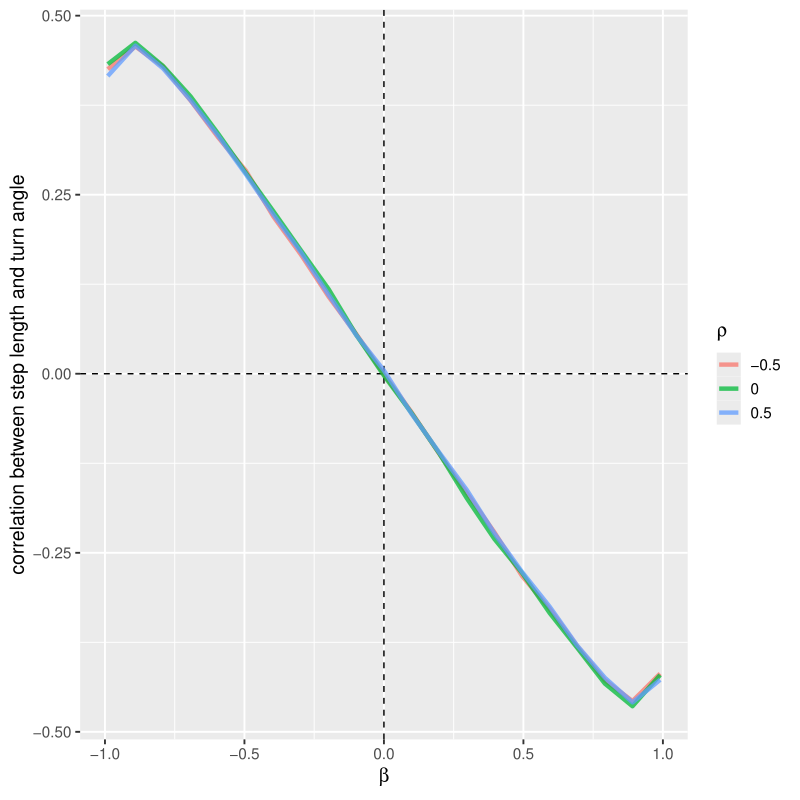

Source code (R):
beta <- seq(-0.99,0.99,length=21)

x<-matrix(0,nrow=100001,ncol=2)
for(i in 1:100000){
  x[i+1,] <- mvtnorm::rmvnorm(1,x[i,],sigma=matrix(c(1,0.5,0.5,1),2,2))                     
}
dat <- prepData(data.frame(ID=1,x=x[,1],y=x[,2]))
cor(dat$step,abs(dat$angle),use="complete")

corr2 <- data.frame(beta=beta,cor=NA)
for(k in 1:length(beta)){
  x<-matrix(0,nrow=100001,ncol=2)
  x[2,] <- mvtnorm::rmvnorm(1,x[1,],sigma=matrix(c(1,0.5,0.5,1),2,2))     
  for(i in 2:100000){
    x[i+1,] <- mvtnorm::rmvnorm(1,x[i,]+(x[i,]-x[i-1,])*beta[k],sigma=matrix(c(1,0.5,0.5,1),2,2))                     
  }
  dat <- momentuHMM::prepData(data.frame(ID=1,x=x[,1],y=x[,2]))
  corr2[k,"cor"] <- cor(dat$step,abs(dat$angle),use="complete")
}

library(ggplot2)
ggplot(corr2) + geom_line(aes(x=beta,y=cor))+xlab(expression(beta))+ylab("correlation between step length and turn angle")+theme_gray(base_size=14)

corr3 <- data.frame(beta=beta,cor=NA)
for(k in 1:length(beta)){
  x<-matrix(0,nrow=100001,ncol=2)
  x[2,] <- mvtnorm::rmvnorm(1,x[1,],sigma=matrix(c(1,0,0,1),2,2))     
  for(i in 2:100000){
    x[i+1,] <- mvtnorm::rmvnorm(1,x[i,]+(x[i,]-x[i-1,])*beta[k],sigma=matrix(c(1,0,0,1),2,2))                     
  }
  dat <- momentuHMM::prepData(data.frame(ID=1,x=x[,1],y=x[,2]))
  corr3[k,"cor"] <- cor(dat$step,abs(dat$angle),use="complete")
}

ggplot(corr3) + geom_line(aes(x=beta,y=cor))+xlab(expression(beta))+ylab("correlation between step length and turn angle")+theme_gray(base_size=14)

corr4 <- data.frame(beta=beta,cor=NA)
for(k in 1:length(beta)){
  x<-matrix(0,nrow=100001,ncol=2)
  x[2,] <- mvtnorm::rmvnorm(1,x[1,],sigma=matrix(c(1,-0.5,-0.5,1),2,2))     
  for(i in 2:100000){
    x[i+1,] <- mvtnorm::rmvnorm(1,x[i,]+(x[i,]-x[i-1,])*beta[k],sigma=matrix(c(1,-0.5,-0.5,1),2,2))                     
  }
  dat <- momentuHMM::prepData(data.frame(ID=1,x=x[,1],y=x[,2]))
  corr4[k,"cor"] <- cor(dat$step,abs(dat$angle),use="complete")
}

ggplot(corr4) + geom_line(aes(x=beta,y=cor))+xlab(expression(beta))+ylab("correlation between step length and turn angle")+theme_gray(base_size=14)

combcorr <- rbind(data.frame(corr4,rho="-0.5"),data.frame(corr3,rho="0"),data.frame(corr2,rho="0.5"))

pdf("corrPlot.pdf",width=8,height=8)
ggplot(combcorr) +geom_vline(xintercept = 0,linetype=2)+geom_hline(yintercept = 0,linetype=2)+ geom_line(aes(x=beta,y=cor,col=rho),linewidth=1.5,alpha=.75)+
  xlab(expression(beta))+ylab("correlation between step length and turn angle")+theme_gray(base_size=14)+guides(color = guide_legend(title = expression(rho)))
dev.off()
